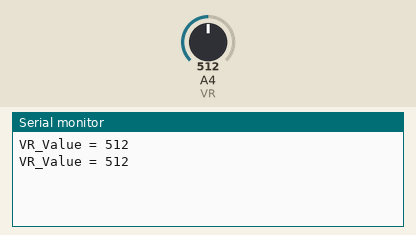
Recording of a sketch running on a simulated Arduino Uno, built with avr-gcc and run on an emulated ATmega328P. On the bench: the last lines printed to the serial monitor. The test bench sets the inputs (shaded band); at power-on: A4 (VR) = 512.

Above: at 1.8 s.
1.9 s: A4 (VR) set to 716
At 2.8 s:
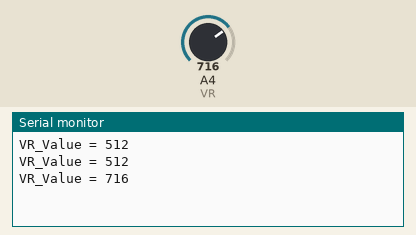
3.4 s: A4 (VR) set to 900
At 4.4 s:
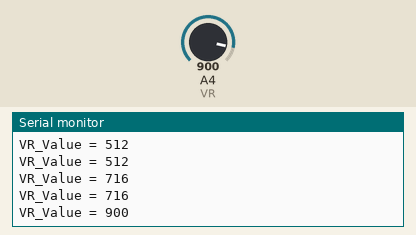
Timing chart, 0 to 6.4 s (numbered marks = the images above; inputs shaded):
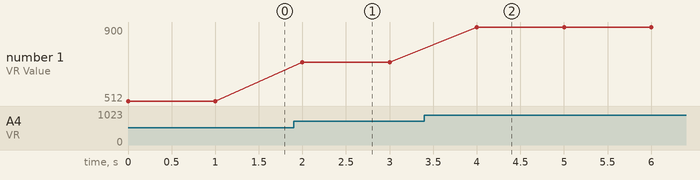

The sketch:

Pro3_analog_in.ino
```cpp
int VR = A4;
int VR_Value = 0;

void setup() {
  Serial.begin(9600);
}

void loop() {
 VR_Value = analogRead(VR);

  Serial.print("VR_Value = ");
  Serial.println(VR_Value);
  delay(1000);

}
```

Measured:
- after the input at 1.9 s, the serial monitor: prints a new line after 0.10 s (image 1)
- after the input at 3.4 s, the serial monitor: prints a new line after 0.60 s (image 2)
- plotted number 1: 512 → 716 after the input at 1.9 s, 716 → 900 after the input at 3.4 s
